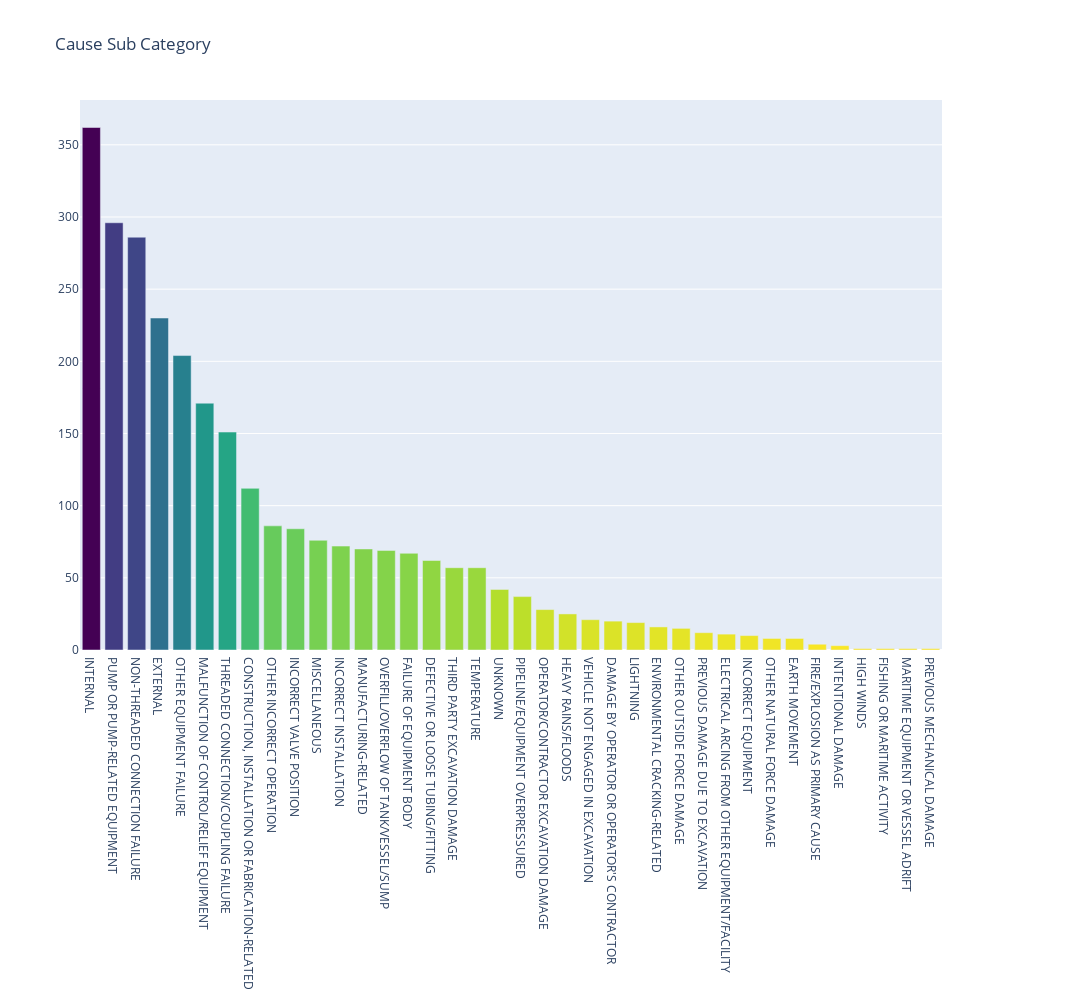

Notebook source saved alongside this figure:
### Markdown cell above
**We can see that the main causes of Material/Weld/Equipment Failure, let's break it down further**

### Code cell
main_causes_sub = fill_spill['Cause Subcategory'].value_counts()
main_causes_sub = go.Bar(
   y = main_causes_sub.values, 
   x = main_causes_sub.index.values, 
   name = 'Causes Subcategory Count', 
     marker=dict(
        color=main_causes_sub.values,
        colorscale = 'Viridis',
        reversescale = True
        )
    
)

data = [main_causes_sub]


layout = go.Layout (
title = 'Cause Sub Category', 
height= 1000,
width = 1200, 
margin=go.Margin(b=10, r=150)
)
fig = go.Figure(data=data, layout=layout)
py.iplot(fig, filename='basic-bar')

### Figure 1 — Plotly figure (JSON) as saved in the notebook; plotly's stock layout.template omitted (floating-point values rounded to 4 significant figures)
{"data": [{"marker": {"color": [362, 296, 286, 230, 204, 171, 151, 112, 86, 84, 76, 72, 70, 69, 67, 62, 57, 57, 42, 37, 28, 25, 21, 20, 19, 16, 15, 12, 11, 10, 8, 8, 4, 3, 1, 1, 1, 1], "colorscale": [[0, "#440154"], [0.1111, "#482878"], [0.2222, "#3e4989"], [0.3333, "#31688e"], [0.4444, "#26828e"], [0.5556, "#1f9e89"], [0.6667, "#35b779"], [0.7778, "#6ece58"], [0.8889, "#b5de2b"], [1, "#fde725"]], "reversescale": true}, "name": "Causes Subcategory Count", "type": "bar", "x": ["INTERNAL", "PUMP OR PUMP-RELATED EQUIPMENT", "NON-THREADED CONNECTION FAILURE", "EXTERNAL", "OTHER EQUIPMENT FAILURE", "MALFUNCTION OF CONTROL/RELIEF EQUIPMENT", "THREADED CONNECTION/COUPLING FAILURE", "CONSTRUCTION, INSTALLATION OR FABRICATION-RELATED", "OTHER INCORRECT OPERATION", "INCORRECT VALVE POSITION", "MISCELLANEOUS", "INCORRECT INSTALLATION", "MANUFACTURING-RELATED", "OVERFILL/OVERFLOW OF TANK/VESSEL/SUMP", "FAILURE OF EQUIPMENT BODY", "DEFECTIVE OR LOOSE TUBING/FITTING", "THIRD PARTY EXCAVATION DAMAGE", "TEMPERATURE", "UNKNOWN", "PIPELINE/EQUIPMENT OVERPRESSURED", "OPERATOR/CONTRACTOR EXCAVATION DAMAGE", "HEAVY RAINS/FLOODS", "VEHICLE NOT ENGAGED IN EXCAVATION", "DAMAGE BY OPERATOR OR OPERATOR'S CONTRACTOR", "LIGHTNING", "ENVIRONMENTAL CRACKING-RELATED", "OTHER OUTSIDE FORCE DAMAGE", "PREVIOUS DAMAGE DUE TO EXCAVATION", "ELECTRICAL ARCING FROM OTHER EQUIPMENT/FACILITY", "INCORRECT EQUIPMENT", "OTHER NATURAL FORCE DAMAGE", "EARTH MOVEMENT", "FIRE/EXPLOSION AS PRIMARY CAUSE", "INTENTIONAL DAMAGE", "HIGH WINDS", "FISHING OR MARITIME ACTIVITY", "MARITIME EQUIPMENT OR VESSEL ADRIFT", "PREVIOUS MECHANICAL DAMAGE"], "y": [362, 296, 286, 230, 204, 171, 151, 112, 86, 84, 76, 72, 70, 69, 67, 62, 57, 57, 42, 37, 28, 25, 21, 20, 19, 16, 15, 12, 11, 10, 8, 8, 4, 3, 1, 1, 1, 1]}], "layout": {"height": 1000, "margin": {"b": 10, "r": 150}, "title": {"text": "Cause Sub Category"}, "width": 1200}}
